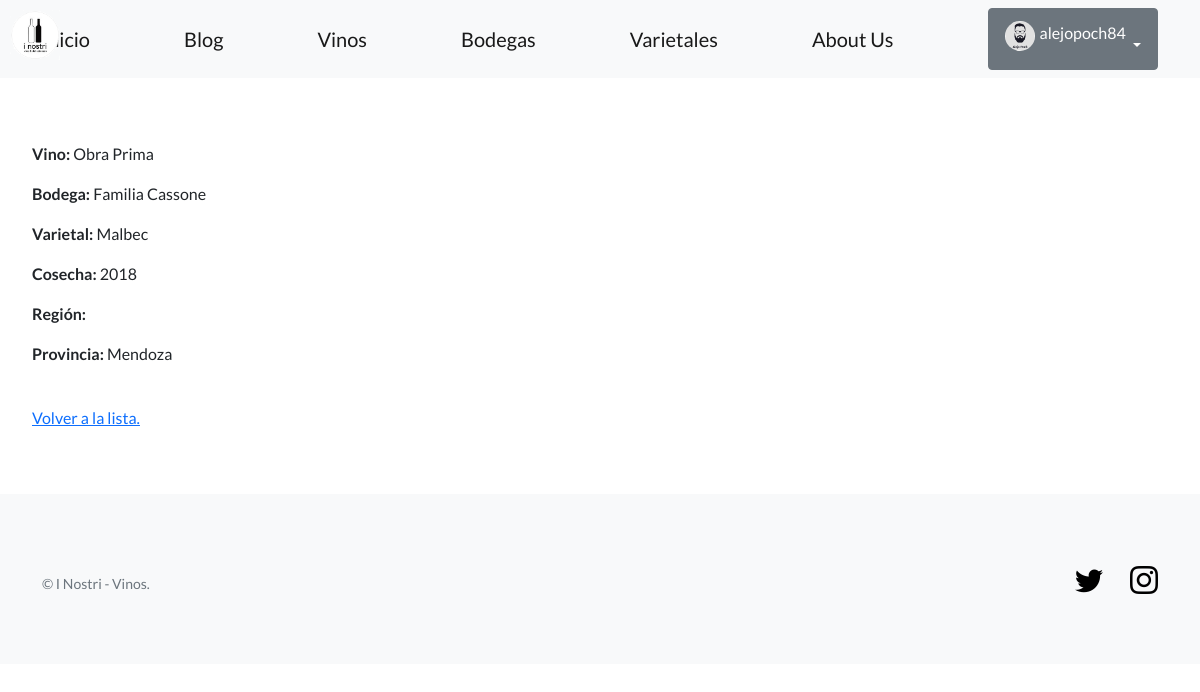
Before: /inostri/vinos/1/ (signed in) with the older database file.
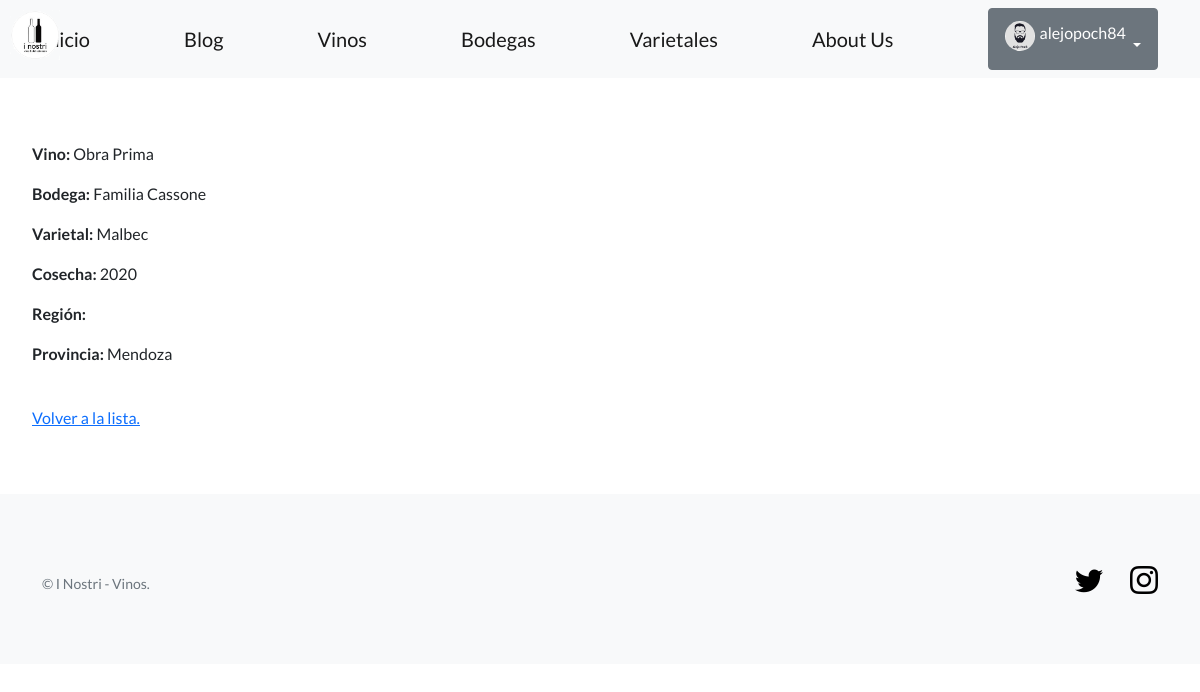
After: the same page with the newer database file.
### app_inostri/models.py (models this page shows, shortened)
class Vino(models.Model):
    nombre = models.CharField(max_length=64)
    bodega = models.CharField(max_length=64)
    varietal = models.CharField(max_length=64)
    cosecha = models.IntegerField()
    zona = models.CharField(max_length=64)
    provincia = models.CharField(max_length=64)

### app_inostri/views.py (the view)
# urls.py: path('vinos/<int:pk>/', VinoDetailView.as_view(), name='ver_vino'),
class VinoDetailView(LoginRequiredMixin, DetailView):
    model = Vino
    success_url = reverse_lazy('lista_vinos')

### app_inostri/templates/app_inostri/vino_detail.html
{% extends "app_inostri/base.html" %}
{% block contenido %}
<p>
  <strong>Vino:</strong> {{object.nombre}}
</p>
<p>
  <strong>Bodega:</strong> {{object.bodega}}
</p>
<p>
  <strong>Varietal:</strong> {{object.varietal}}
</p>
<p>
  <strong>Cosecha:</strong> {{object.cosecha}}
</p>
<p>
  <strong>Región:</strong> {{object.region}}
</p>
<p>
  <strong>Provincia:</strong> {{object.provincia}}
</p>
<br>
<a href="{% url 'lista_vinos' %}">Volver a la lista.</a>
{% endblock contenido %}

Changed rows visible on the page:
changed Vino "Obra Prima": cosecha "2018" → "2020"
